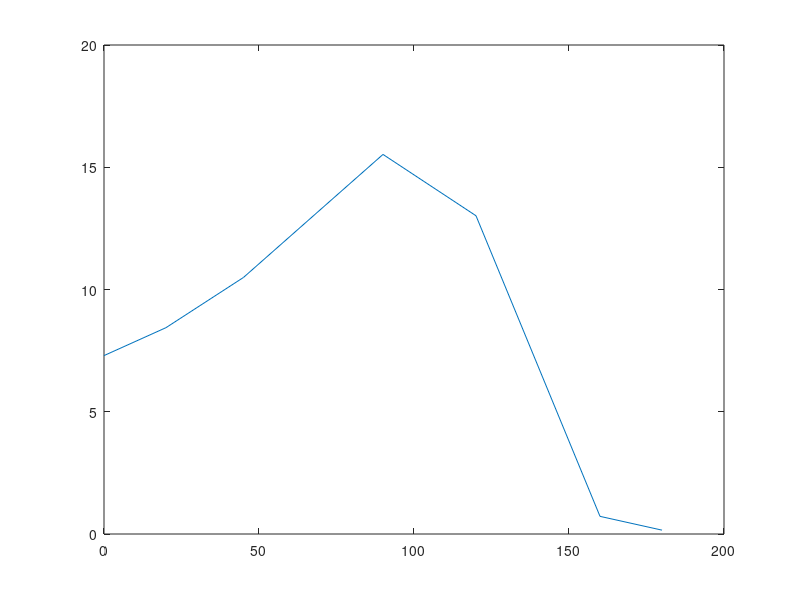

Write MATLAB code to recreate this figure. (Note: this script raises an error after producing the figure.)
close all
clear;clc

addpath('functions')

eccs = [0.1 0.5 0.9];
a = 1;
mu = 1;
period = 0.1;
f0deg = 160;
f0 = deg2rad(f0deg);

period = period * 2*pi * sqrt(a^3/mu);
errVect = nan(size(eccs));

switch f0deg
    case 0
        ref = [7.398e-3 1.042e-3 1.428e-4];
    case 20
        ref = [7.849e-3 1.287e-3 1.525e-4];
    case 45
        ref = [8.978e-3 1.935e-3 1.844e-4];
    case 90
        ref = [1.280e-2 6.463e-3 4.163e-4];
    case 120
        ref = [1.580e-2 2.024e-2 1.555e-3];
    case 160
        ref = [1.838e-2 8.070e-2 1.118e-1];
    case 180
        ref = [1.843e-2 9.488e-2 6.005e-1];
    otherwise
        error('This f0 value is not catalogued!')
end

refDat = [7.398e-3 1.042e-3 1.428e-4;
          7.849e-3 1.287e-3 1.525e-4;
          8.978e-3 1.935e-3 1.844e-4;
          1.280e-2 6.463e-3 4.163e-4;
          1.580e-2 2.024e-2 1.555e-3;
          1.838e-2 8.070e-2 1.118e-1;
          1.843e-2 9.488e-2 6.005e-1];
ref_f0 = [0 20 45 90 120 160 180]';

plot(ref_f0,refDat(:,1)./refDat(:,2));
plot(ref_f0,refDat(:,2)./refDat(:,3));

for i = 1:length(eccs)
    e = eccs(i);
    E0 = 2 * atan(sqrt((1-e)/(1+e))*tan(f0/2));
    M0 = E0 - e*sin(E0);
    M = M0 + period;
    E = kepler(M,e);
    Mvect = linspace(M0,M,6);
    Evect = kepler(Mvect,e);
    fvect = 2 * atan(sqrt((1+e)/(1-e))*tan(Evect/2));
    fvect = mod(fvect,2*pi);
    f = fvect(end);
    df = f-f0;
    df = mod(df,2*pi);
    error = sqrt((1-e^2)/(1+2*e*cos(f0)+e^2));
    disp(['df = ' num2str(rad2deg(df))])
%     error = error / df^2;

    figure;
    plot(Mvect,fvect)
    
    dfmin = min(fvect(2:end)-fvect(1:end-1));
    dfmax = max(fvect(2:end)-fvect(1:end-1));
    error = error / df^2;
      
    % measure how even our f distribution
%     ro = 0;
%     for j = 1:length(fvect)
%         temp = fvect;
%         temp(j) = [];
%         ro = ro + min(abs(temp-fvect(j))) / length(fvect);
%     end
%     re = 0.5*sqrt((f-f0)/length(fvect));
%     R = ro/re;

    R = 1 - 0.5 * sum(abs((fvect-mean(fvect)))/mean(fvect)/length(fvect));
%     disp(R)

    
    % calculate error
    error = error;
    errVect(i) = error;
    disp(['Error = ' num2str(error)])
    disp(' ')
end

errVect(1:end-1) ./ errVect(2:end)
ref(1:end-1) ./ ref(2:end)